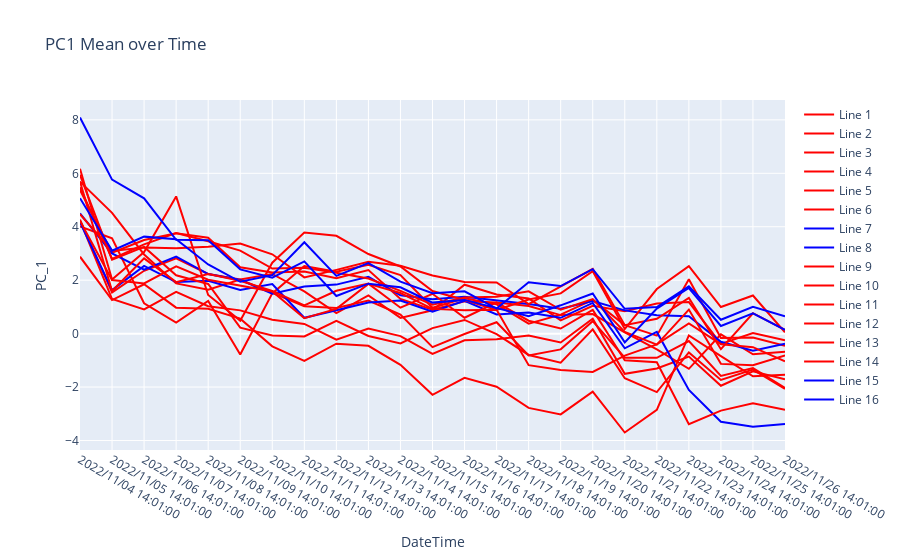

Notebook source saved alongside this figure:
### Code cell
import plotly.express as px
import plotly.graph_objects as go

# Visualizing the mean data points


# # Define the coordinates and labels for the points you want to label
# point_x = []
# point_y = []
# point_z = []
# for curve in curves_df:
#     point_x.append(curve.at[0, 'PC_1'])
#     point_x.append(curve.at[DATAPOINTS - 1, 'PC_1'])
#     point_y.append(curve.at[0, 'PC_2'])
#     point_y.append(curve.at[DATAPOINTS - 1, 'PC_2'])
#     point_z.append(curve.at[0, 'PC_3'])
#     point_z.append(curve.at[DATAPOINTS - 1, 'PC_3'])

# point_labels = ['1S', '1E', '2S', '2E', '3S', '3E', '4S', '4E', '5S', '5E', '6S', '6E', '7S', '7E', '8S', '8E', '9S', '9E', '10S', '10E', '11S', '11E', '12S', '12E', '13S', '13E', '14S', '14E', '15S', '15E', '16S', '16E', ]

# # Create a scatter trace with text annotations for the labeled points
# scatter_trace = go.Scatter3d(
#     x=point_x,
#     y=point_y,
#     z=point_z,
#     mode='markers+text',
#     marker=dict(
#         size=5,
#         color='red',
#     ),
#     text=point_labels,
#     textposition='bottom center',
#     name='Labeled Points'
# )

# # Add the scatter trace to the figure
# fig.add_trace(scatter_trace)

# 23 different points
fig = go.Figure()

for i in range(len(curves_1_df)):
    line_num = i + 1
    line_trace = go.Scatter(
        x=curves_1_df[i]['DateTime'].to_numpy(),
        y=curves_1_df[i]['PC_1'].to_numpy(),
        mode='lines',
        name='Line {}'.format(line_num),
        line_color='blue' if line_num in [7,8,15,16] else 'red'
    )
    fig.add_trace(line_trace)

fig.update_layout(
    title='PC1 Mean over Time',
    xaxis_title='DateTime',
    yaxis_title='PC_1'
)

# fig.write_html("downloads/PC1Mean_over_Time.html")
fig
